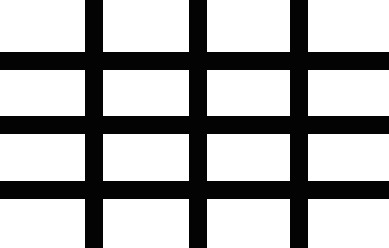
#> input picture mybook/opencv_king_book/ch13/map.jpg, 389 x 248 px
$ python ch13_3.py   (older library calls are emulated)
#> lines starting #> are read from the running program, lines starting #| are printed output that depends on the picture
# ch13_3.py
import cv2

src = cv2.imread("map.jpg")
#> src is the input picture: shape (248, 389, 3); min 0, max 255, mean 172.8
dst = cv2.Sobel(src, cv2.CV_32F, 1, 0)  # 計算 x 軸影像梯度
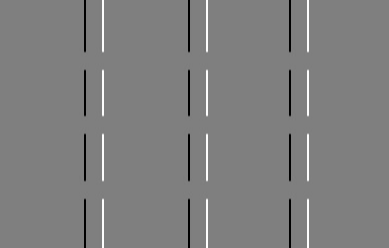
#> dst: shape (248, 389, 3) float32; min -1012, max 1017, mean 0; drawn with min black and max white
dst = cv2.convertScaleAbs(dst)          # 將負值轉正值
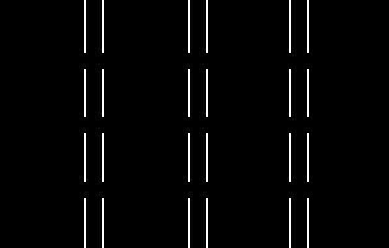
#> dst: shape (248, 389, 3); min 0, max 255, mean 6.6
cv2.imshow("Src", src)
cv2.imshow("Dst", dst)

cv2.waitKey(0)
cv2.destroyAllWindows()

$ run again, with mybook/opencv_king_book/ch13/laplacian.jpg copied over mybook/opencv_king_book/ch13/map.jpg
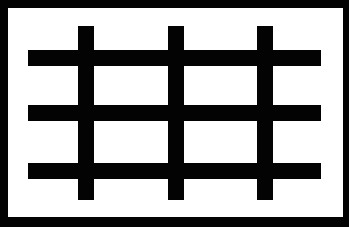
#> input picture mybook/opencv_king_book/ch13/laplacian.jpg, 349 x 227 px
#> src is the input picture: shape (227, 349, 3); min 0, max 255, mean 161.7
#> `dst = cv2.Sobel(src, cv2.CV_32F, 1, 0)`:
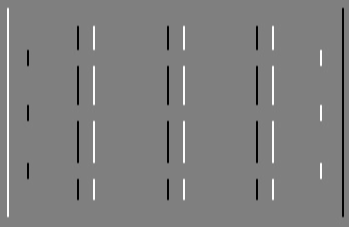
#> dst: shape (227, 349, 3) float32; min -1017, max 1015, mean 0; drawn with min black and max white
#> `dst = cv2.convertScaleAbs(dst)`:
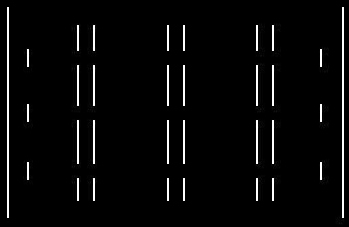
#> dst: shape (227, 349, 3); min 0, max 255, mean 8.8
